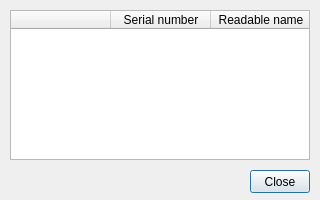
<?xml version="1.0" encoding="UTF-8"?>
<ui version="4.0">
 <class>PanelLegend</class>
 <widget class="QDialog" name="PanelLegend">
  <property name="geometry">
   <rect>
    <x>0</x>
    <y>0</y>
    <width>320</width>
    <height>200</height>
   </rect>
  </property>
  <property name="windowTitle">
   <string>Legend</string>
  </property>
  <widget class="QPushButton" name="pushButton_close">
   <property name="geometry">
    <rect>
     <x>250</x>
     <y>170</y>
     <width>60</width>
     <height>23</height>
    </rect>
   </property>
   <property name="text">
    <string>Close</string>
   </property>
  </widget>
  <widget class="QTableWidget" name="tableWidget">
   <property name="geometry">
    <rect>
     <x>10</x>
     <y>10</y>
     <width>300</width>
     <height>150</height>
    </rect>
   </property>
   <property name="focusPolicy">
    <enum>Qt::NoFocus</enum>
   </property>
   <property name="horizontalScrollBarPolicy">
    <enum>Qt::ScrollBarAlwaysOff</enum>
   </property>
   <property name="autoScroll">
    <bool>false</bool>
   </property>
   <property name="selectionMode">
    <enum>QAbstractItemView::NoSelection</enum>
   </property>
   <attribute name="horizontalHeaderHighlightSections">
    <bool>false</bool>
   </attribute>
   <attribute name="verticalHeaderVisible">
    <bool>false</bool>
   </attribute>
   <attribute name="verticalHeaderHighlightSections">
    <bool>false</bool>
   </attribute>
   <column>
    <property name="text">
     <string/>
    </property>
   </column>
   <column>
    <property name="text">
     <string>Serial number</string>
    </property>
   </column>
   <column>
    <property name="text">
     <string>Readable name</string>
    </property>
   </column>
  </widget>
 </widget>
 <resources/>
 <connections/>
</ui>
